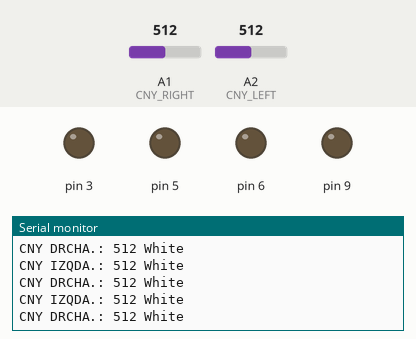
Simulated run of this sketch. Board: Arduino Uno, built with avr-gcc and run on an emulated ATmega328P. On the bench: output pins drawn as LEDs (lit = HIGH), the last lines printed to the serial monitor. Inputs (shaded band) come from the test bench; at power-on: A1 (CNY_RIGHT) = 512, A2 (CNY_LEFT) = 512. Pins used as bus, display or sensor lines are not drawn.

Above: at 1.2 s.
1.3 s: A1 (CNY_RIGHT) set to 790
At 1.4 s:
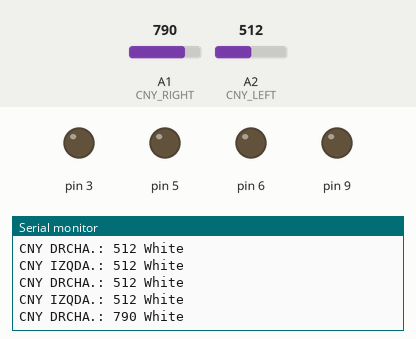
2.8 s: A1 (CNY_RIGHT) set to 814
At 2.92 s:
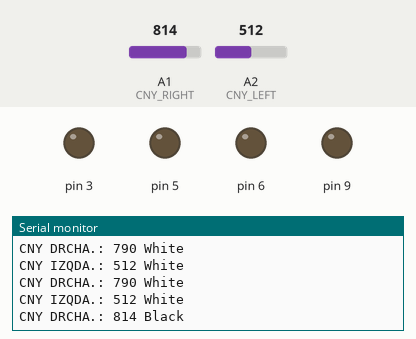

Measured:
- the behaviour switches between 800 and 801 on A1 (CNY_RIGHT) (found by bisection; images 1 and 2)
- after the input at 1.3 s, the serial monitor: prints a new line at once (image 1)
- after the input at 2.8 s, the serial monitor: prints a new line after 0.05 s (image 2)

The sketch:

TEST_PIEZAS_HORMIGA.ino
```cpp
#ifndef TEST_HORMIGAS_INO_
#define TEST_HORMIGAS_INO_
#include "PINS.hpp"
#include "MOTOR.hpp"
#include "MOTOR_PWM.hpp"
#include "2xCNY.hpp"
#include "CNY.hpp"
#include <SoftwareSerial.h>
/**ONLY FOR DEBUG**/

//#define PWM_
//#define SERIAL_BLUETOOTH_ONLY_
//uncomment this line if you are using bluetooth to comunicate the ant with the PC
#define SERIAL_WIRED_ONLY_
//uncomment this line if you are using wired connection between arduino and the PC
//#define STRAIGHT_FOWARD_
//uncomment this line if you want the robot to go straight and foward
//#define RUN_ROBOT_
//uncomment if you want the robot to run
//#define RUN_WHITE_PATH_ROBOT_
//uncomment if you want the robot to run through a white path
#define PRINT_CNY_READ_
//uncomment if you want to display the cny analog read
//#define PROBAR_COLORES_
//uncomment if you want to activate and display wich colour is the sensor colour reading
//#define NODE_OPERATIONS_
//uncomment to enable actions to do when the robot finds a node
//#define NEIGHBORS_
//uncomment this line to search for the neighbors and continue
//#define TURN_AROUND_
//uncomment this line to calibrate the robots turnning around
//#define FOLLOW_BLACK_LINES_
//uncomment this line to follow black lines
//#define GRADES_
//uncomment this line to calibrate de grades of the robot
//SOME INIZIALITATIONS
#ifdef SERIAL_BLUETOOTH_ONLY_
SoftwareSerial bluetoothSerial(BLUETOOTH_RECEIVE, BLUETOOTH_TRANSMIT);
#endif
String cadena_iteracion;
MOTOR motor;
MOTOR_PWM motor_pwm(150); //PWM_RIGHT MOTOR, PWM_LEFT MOTOR
CNY cny_left(CNY_LEFT, 800), cny_right(CNY_RIGHT, 800);
x2CNY cnys(cny_left, cny_right);
byte countRed = 0;
byte countGreen = 0;
byte countBlue = 0;
void setup() {
  // put your setup code here, to run once:
  #ifdef SERIAL_BLUETOOTH_ONLY_
  #ifndef SERIAL_WIRED_ONLY_
    bluetoothSerial.begin(9600);
  #endif
  #endif
  #ifdef SERIAL_WIRED_ONLY_
  #ifndef SERIAL_BLUETOOTH_ONLY_
    Serial.begin(9600);
  #endif
  #endif
  pinMode(A1, INPUT);
  pinMode(S0, OUTPUT);
  pinMode(S1, OUTPUT);
  pinMode(S2, OUTPUT);
  pinMode(S3, OUTPUT);
  pinMode(OUT, INPUT);
  digitalWrite(S0, HIGH);
  digitalWrite(S1, HIGH);
}
//PROBAR CROSS RIGHT AND LEFT
void loop() {
  #ifdef PWM_
  motor_pwm.backRight();
  delay(880);
  motor_pwm.backLeft();
  delay (880);
    /*#define LN298_IN1 5
#define LN298_IN2 4
#define LN298_IN3 3
#define LN298_IN4 2
  analogWrite(LN298_IN1, 890);
  analogWrite(LN298_IN2, 0);
  analogWrite(LN298_IN3, 890);
  analogWrite(LN298_IN4, 0);*/
  /*
  for(size_t i = 0; i < 1024; i++) {
    analogWrite(LN298_IN1, i);
    Serial.println(i);
  }

  for(size_t j = 1024; j > 0; j--) {
    analogWrite(LN298_IN1, j);
    Serial.println(j);
  }*/

  #endif
  #ifdef STRAIGHT_FOWARD_
    motor.straight();
    //delay(1000);
    /*motor.back();
    delay(1000);*/
  #endif
  #ifdef PROBAR_COLORES_
  Serial.println("prueba colores");

          countRed = 0;
          countBlue = 0;
          countGreen = 0;
          for(int i = 0; i < 7; ++i){
            digitalWrite(S2, LOW);
            digitalWrite(S3, LOW);
            countRed += pulseIn(OUT, digitalRead(OUT) == HIGH ? LOW : HIGH);
            digitalWrite(S3, HIGH);
            countBlue += pulseIn(OUT, digitalRead(OUT) == HIGH ? LOW : HIGH);
            digitalWrite(S2, HIGH);
            countGreen += pulseIn(OUT, digitalRead(OUT) == HIGH ? LOW : HIGH);
          }
          cadena_iteracion = "Contadores\n";
          cadena_iteracion += "Rojo: ";
          cadena_iteracion += String(countRed);
          cadena_iteracion += "\nAzul: ";
          cadena_iteracion += String(countBlue);
          cadena_iteracion += "\nVerde: ";
          cadena_iteracion += String(countGreen);
          cadena_iteracion += "\n";
          cadena_iteracion += "Color: ";
          if (countGreen <= countRed && countGreen <= countBlue)
            cadena_iteracion += "VERDE\n";
          else if (countBlue < countRed && countBlue < countGreen)
            cadena_iteracion += "AZUL\n";
          else if (countRed < countBlue && countRed < countGreen) //&& countRed < 80
            cadena_iteracion += "ROJO\n";

          /*if (countRed < countBlue && countRed < countGreen && countRed < 80)
            cadena_iteracion += "ROJO\n";
          else if (countGreen < countRed && (countBlue - countGreen) < 4)
            cadena_iteracion += "VERDE\n";
          else if (countBlue < countRed && countBlue < countGreen)
            cadena_iteracion += "AZUL\n";*/
          else cadena_iteracion += "-\n";

      Serial.println(cadena_iteracion);
      delay(1000);
      #endif
#ifdef RUN_ROBOT_
    /*while(cnys.bothBlack())
      motor.straight();
    if(cnys.rightWhite())
      while(cnys.rightWhite() && !cnys.bothWhite())
        motor.left();
    if(cnys.leftWhite())
      while(cnys.leftWhite() && !cnys.bothWhite())
        motor.right();*/
    if(cnys.leftWhite())
      while(!cnys.bothBlack() && !cnys.bothWhite())
        motor.right();
  if(cnys.rightWhite())
    while(!cnys.bothBlack() && !cnys.bothWhite())
      motor.left();
   while(cnys.bothBlack()) {
      motor.straight();
      #ifdef PRINT_CNY_READ_
      cadena_iteracion = "CNY IZQDA.: ";
      cadena_iteracion += analogRead(CNY_LEFT);
      cadena_iteracion += ((cny_left.isWhite() == true) ? " White" : " Black");
      cadena_iteracion += "\nCNY DRCHA.: ";
      cadena_iteracion += analogRead(CNY_RIGHT);
      cadena_iteracion += ((cny_right.isWhite()) ? " White" : " Black");
      cadena_iteracion += "\n";
      Serial.println(cadena_iteracion);
      //delay(2000);
      #endif
   }
   while(cnys.bothWhite()){
    motor.botStop();
    #ifdef PRINT_CNY_READ_
    cadena_iteracion = "CNY IZQDA.: ";
    cadena_iteracion += analogRead(CNY_LEFT);
    cadena_iteracion += ((cny_left.isWhite() == true) ? " White" : " Black");
    cadena_iteracion += "\nCNY DRCHA.: ";
    cadena_iteracion += analogRead(CNY_RIGHT);
    cadena_iteracion += ((cny_right.isWhite()) ? " White" : " Black");
    cadena_iteracion += "\n";
    Serial.println(cadena_iteracion);
    //delay(2000);
    #endif
   }
#endif
#ifdef RUN_WHITE_PATH_ROBOT_
  if(cnys.leftBlack())
    while(!cnys.bothBlack() && !cnys.bothWhite())
      motor.right();
  if(cnys.rightBlack())
    while(!cnys.bothBlack() && !cnys.bothWhite())
      motor.left();
   while(cnys.bothWhite())
      motor.straight();
   while(cnys.bothBlack())
    motor.botStop();
#endif
  #ifdef PRINT_CNY_READ_
  cadena_iteracion = "CNY IZQDA.: ";
  cadena_iteracion += analogRead(CNY_LEFT);
  cadena_iteracion += ((cny_left.isWhite() == true) ? " White" : " Black");
  cadena_iteracion += "\nCNY DRCHA.: ";
  cadena_iteracion += analogRead(CNY_RIGHT);
  cadena_iteracion += ((cny_right.isWhite()) ? " White" : " Black");
  cadena_iteracion += "\n";
  Serial.println(cadena_iteracion);
  delay(100);
  /*Serial.print(analogRead(CNY_LEFT));
  Serial.print(" - ");
  Serial.println(analogRead(CNY_RIGHT));*/
  #endif
  //GET COLOUR
  /*#ifdef PROBAR_COLORES_
  digitalWrite(S2, LOW);
  digitalWrite(S3, LOW);
  countRed = pulseIn(OUT, digitalRead(OUT) == HIGH ? LOW : HIGH);
  digitalWrite(S3, HIGH);
  countBlue = pulseIn(OUT, digitalRead(OUT) == HIGH ? LOW : HIGH);
  digitalWrite(S2, HIGH);
  countGreen = pulseIn(OUT, digitalRead(OUT) == HIGH ? LOW : HIGH);
  cadena_iteracion = "Contadores\n";
  cadena_iteracion += "Rojo: ";
  cadena_iteracion += String(countRed);
  cadena_iteracion += "\nAzul: ";
  cadena_iteracion += String(countBlue);
  cadena_iteracion += "\nVerde: ";
  cadena_iteracion += String(countGreen);
  cadena_iteracion += "\n";
  cadena_iteracion += "Color: ";
  if (countRed < countBlue && countRed < countGreen && countRed < 80)
    cadena_iteracion += "ROJO\n";
  else if (countBlue < countRed && countBlue < countGreen)
    cadena_iteracion += "AZUL\n";
  else if (countGreen < countRed && countGreen < countBlue)
    cadena_iteracion += "VERDE\n";
  else cadena_iteracion += "-\n";
  delay(3000);
  #endif*/
  #ifdef SERIAL_BLUETOOTH_ONLY_
  bluetoothSerial.write(cadena_iteracion.c_str());
  #endif
  #ifdef SERIAL_WIRED_ONLY_
  //Serial.println(cadena_iteracion.c_str());
  #endif
  ////////////////////////////////////////////////////////////
  ///////////        NODE    OPERATIONS     //////////////////
  ////////////////////////////////////////////////////////////
  /********************PSEUDOCODE*****************************
   * 1. ANT-ROBOTS CNY DETECTS WHITE IN BOTH CNYs
   * 2. MOVES STRAIGHT UNTIL BOTH CNYs DETECT BLACK
   * 3. DELAY 2 SECONDS
   * 4. READS COLOUR
   * 5. ANT-ROBOT CONTINUES FOLLOWING LINES
   */
   #ifdef NODE_OPERATIONS_
    if(cnys.bothWhite()){
      //Serial.println("both white");
      while(!cnys.bothBlack()){
          if(cnys.leftBlack())
            while(!cnys.bothBlack() && !cnys.bothWhite())
              motor.left();
          if(cnys.rightBlack())
            while(!cnys.bothBlack() && !cnys.bothWhite())
              motor.right();
          while(cnys.bothWhite())
            motor.straight();
      }
      //Serial.println("1. ANT-ROBOTS CNY DETECTS WHITE IN BOTH CNYs");
      motor.botStop();
    }
    //Serial.println("both black");
    if(cnys.leftWhite())
      if(cnys.leftWhite())
      while(!cnys.bothBlack() && !cnys.bothWhite())
        motor.right();
    if(cnys.rightWhite())
      while(!cnys.bothBlack() && !cnys.bothWhite())
        motor.left();
     while(cnys.bothBlack())
        motor.straight();
     for(int i = 0; i < 50; ++i){
          #ifdef PROBAR_COLORES_
          digitalWrite(S2, LOW);
          digitalWrite(S3, LOW);
          countRed = pulseIn(OUT, digitalRead(OUT) == HIGH ? LOW : HIGH);
          digitalWrite(S3, HIGH);
          countBlue = pulseIn(OUT, digitalRead(OUT) == HIGH ? LOW : HIGH);
          digitalWrite(S2, HIGH);
          countGreen = pulseIn(OUT, digitalRead(OUT) == HIGH ? LOW : HIGH);
          cadena_iteracion = "Contadores\n";
          cadena_iteracion += "Rojo: ";
          cadena_iteracion += String(countRed);
          cadena_iteracion += "\nAzul: ";
          cadena_iteracion += String(countBlue);
          cadena_iteracion += "\nVerde: ";
          cadena_iteracion += String(countGreen);
          cadena_iteracion += "\n";
          cadena_iteracion += "Color: ";
          if (countRed < countBlue && countRed < countGreen && countRed < 80)
            cadena_iteracion += "ROJO\n";
          else if (countBlue < countRed && countBlue < countGreen)
            cadena_iteracion += "AZUL\n";
          else if (countGreen < countRed && countGreen < countBlue)
            cadena_iteracion += "VERDE\n";
          else cadena_iteracion += "-\n";
          #endif
      }
      Serial.println(cadena_iteracion);
   #endif
   #ifdef NEIGHBORS_
    /*********************************************************
     *        SEARCH FOR THE NEIGBORS                        *
     *********************************************************
     * 1. STOPS AND READS THE COLOUR
     * 2. THE ROBOT MAKES A SWEEP SEARCHING FOR ITS NEIGBORS
     * 3. CONTINUES THROUGH THE APPROPIATE PATH
     *********************************************************/
      bool continueFollowing = false;
      while(!cnys.bothWhite()){
          if(cnys.leftWhite())
            while(!cnys.bothBlack() && !cnys.bothWhite())
              motor.right();
          if(cnys.rightWhite())
            while(!cnys.bothBlack() && !cnys.bothWhite())
              motor.left();
           while(cnys.bothBlack())
              motor.straight();
           continueFollowing = true;
      }
      //Serial.println("both white");
      if(continueFollowing){
            continueFollowing = false;
            while(!cnys.bothBlack()) {
            if(cnys.leftBlack())
              while(!cnys.bothBlack() && !cnys.bothWhite())
                motor.right();
            if(cnys.rightBlack())
              while(!cnys.bothBlack() && !cnys.bothWhite())
                motor.left();
            while(cnys.bothWhite())
              motor.straight();
          }
          motor.botStop();
          for(int i = 0; i < 1000; ++i){
              digitalWrite(S2, LOW);
              digitalWrite(S3, LOW);
              countRed = pulseIn(OUT, digitalRead(OUT) == HIGH ? LOW : HIGH);
              digitalWrite(S3, HIGH);
              countBlue = pulseIn(OUT, digitalRead(OUT) == HIGH ? LOW : HIGH);
              digitalWrite(S2, HIGH);
              countGreen = pulseIn(OUT, digitalRead(OUT) == HIGH ? LOW : HIGH);
              /*cadena_iteracion = "Contadores\n";
              cadena_iteracion += "Rojo: ";
              cadena_iteracion += String(countRed);
              cadena_iteracion += "\nAzul: ";
              cadena_iteracion += String(countBlue);
              cadena_iteracion += "\nVerde: ";
              cadena_iteracion += String(countGreen);
              cadena_iteracion += "\n";*/
          /*do
            motor.straight();
          while(!cnys.bothBlack());*/
        }
        cadena_iteracion += "Color: ";
        if (countRed < countBlue && countRed < countGreen && countRed < 80)
          cadena_iteracion += "ROJO\n";
        else if (countBlue < countRed && countBlue < countGreen)
          cadena_iteracion += "AZUL\n";
        else if (countGreen < countRed && countGreen < countBlue)
          cadena_iteracion += "VERDE\n";
        else cadena_iteracion += "-\n";
        Serial.println(cadena_iteracion);
        continueFollowing = true;
      }
      //Serial.println("1. ANT-ROBOTS CNY DETECTS WHITE IN BOTH CNYs");
      delay(5000);
      if(cnys.bothBlack() && continueFollowing){
        continueFollowing = false;
        motor.right();
        delay(2000);
        motor.straight();
        delay(1000);
        /*while(!cnys.bothBlack()){
          motor.straight();
        }
        motor.botStop();*/
      }
      //NEW aqui se decide si izquierda o dcha
      /*do
        motor.crossLeft();
      while(!cnys.bothWhite());
      delay(1000);
      do
        motor.straight();
      while(!cnys.bothBlack());
      delay(1000);*/
   #endif
   #ifdef TURN_AROUND_
    bool continueFollowing = true;
    if(continueFollowing){
          Serial.println("1 - Avanzo hasta encontrar negro, PRELECTURA");
            continueFollowing = false;
            while(!cnys.bothBlack()) {
            if(cnys.leftBlack())
              while(!cnys.bothBlack() && !cnys.bothWhite())
                motor.right();
            if(cnys.rightBlack())
              while(!cnys.bothBlack() && !cnys.bothWhite())
                motor.left();
            while(cnys.bothWhite())
              motor.straight();
          }
          motor.botStop();
          for(int i = 0; i < 1000; ++i){
              digitalWrite(S2, LOW);
              digitalWrite(S3, LOW);
              countRed = pulseIn(OUT, digitalRead(OUT) == HIGH ? LOW : HIGH);
              digitalWrite(S3, HIGH);
              countBlue = pulseIn(OUT, digitalRead(OUT) == HIGH ? LOW : HIGH);
              digitalWrite(S2, HIGH);
              countGreen = pulseIn(OUT, digitalRead(OUT) == HIGH ? LOW : HIGH);
        }
        cadena_iteracion += "Color: ";
        if (countRed < countBlue && countRed < countGreen && countRed < 80)
          cadena_iteracion += "ROJO\n";
        else if (countBlue < countRed && countBlue < countGreen)
          cadena_iteracion += "AZUL\n";
        else if (countGreen < countRed && countGreen < countBlue)
          cadena_iteracion += "VERDE\n";
        else cadena_iteracion += "-\n";
        Serial.println("2 - Lectura de color");
        Serial.println(cadena_iteracion);
        continueFollowing = true;
      }
      motor.right();
      motor.backRight();
      delay(3650);
      motor.botStop();
      if(continueFollowing){
          Serial.println("3 - Avanzo hasta encontrar negro, POSTLECTURA");
            continueFollowing = false;
            while(!cnys.bothBlack()) {
            if(cnys.leftBlack())
              while(!cnys.bothBlack() && !cnys.bothWhite())
                motor.right();
            if(cnys.rightBlack())
              while(!cnys.bothBlack() && !cnys.bothWhite())
                motor.left();
            while(cnys.bothWhite())
              motor.straight();
          }
          motor.botStop();
      }
      while(!cnys.bothWhite()){
          Serial.println("4 - Siguelinea");
          if(cnys.leftWhite())
            while(!cnys.bothBlack() && !cnys.bothWhite())
              motor.right();
          if(cnys.rightWhite())
            while(!cnys.bothBlack() && !cnys.bothWhite())
              motor.left();
           while(cnys.bothBlack())
              motor.straight();
           continueFollowing = true;
      }
   #endif
   #ifdef FOLLOW_BLACK_LINES_
    while(!cnys.bothWhite()){
          Serial.println("4 - Siguelinea");
          if(cnys.leftWhite())
            while(!cnys.bothBlack() && !cnys.bothWhite())
              motor.right();
          if(cnys.rightWhite())
            while(!cnys.bothBlack() && !cnys.bothWhite())
              motor.left();
           while(cnys.bothBlack())
              motor.straight();
           Serial.print("RIGHT: ");
           Serial.println(analogRead(CNY_RIGHT));
           Serial.print("LEFT: ");
           Serial.println(analogRead(CNY_LEFT));
      }
    #endif
    #ifdef GRADES_
      //90º RIGHT
      motor.right();
      motor.backRight();
      delay(1170);
      motor.botStop();
      delay(5000);
      //90º LEFT
      motor.left();
      motor.backLeft();
      delay(1200);
      motor.botStop();
      delay(5000);
      //180º
      motor.right();
      motor.backRight();
      delay(2500);
      motor.botStop();
      delay(5000);
    #endif
}
#endif
```

CNY.cpp
```cpp
#include "CNY.hpp"

CNY::CNY(uint8_t CNY_PIN, float SILL):CNY_(CNY_PIN), SILL_(SILL) {
  //pinMode(CNY_, INPUT);
}

bool CNY::isWhite() const {
    uint32_t cny;

    cny = analogRead(CNY_);

    return SILL_ >= cny;
}

bool CNY::isBlack() const {
    uint32_t cny;

    cny = analogRead(CNY_);

    return SILL_ < cny;
}
```

Source omitted: 2xCNY.cpp (988 bytes), 2xCNY.hpp (2836 bytes), CNY.hpp (870 bytes), MOTOR.cpp (1937 bytes), MOTOR.hpp (1877 bytes), MOTOR_PWM.cpp (2432 bytes), MOTOR_PWM.hpp (2110 bytes), PINS.hpp (1384 bytes)
